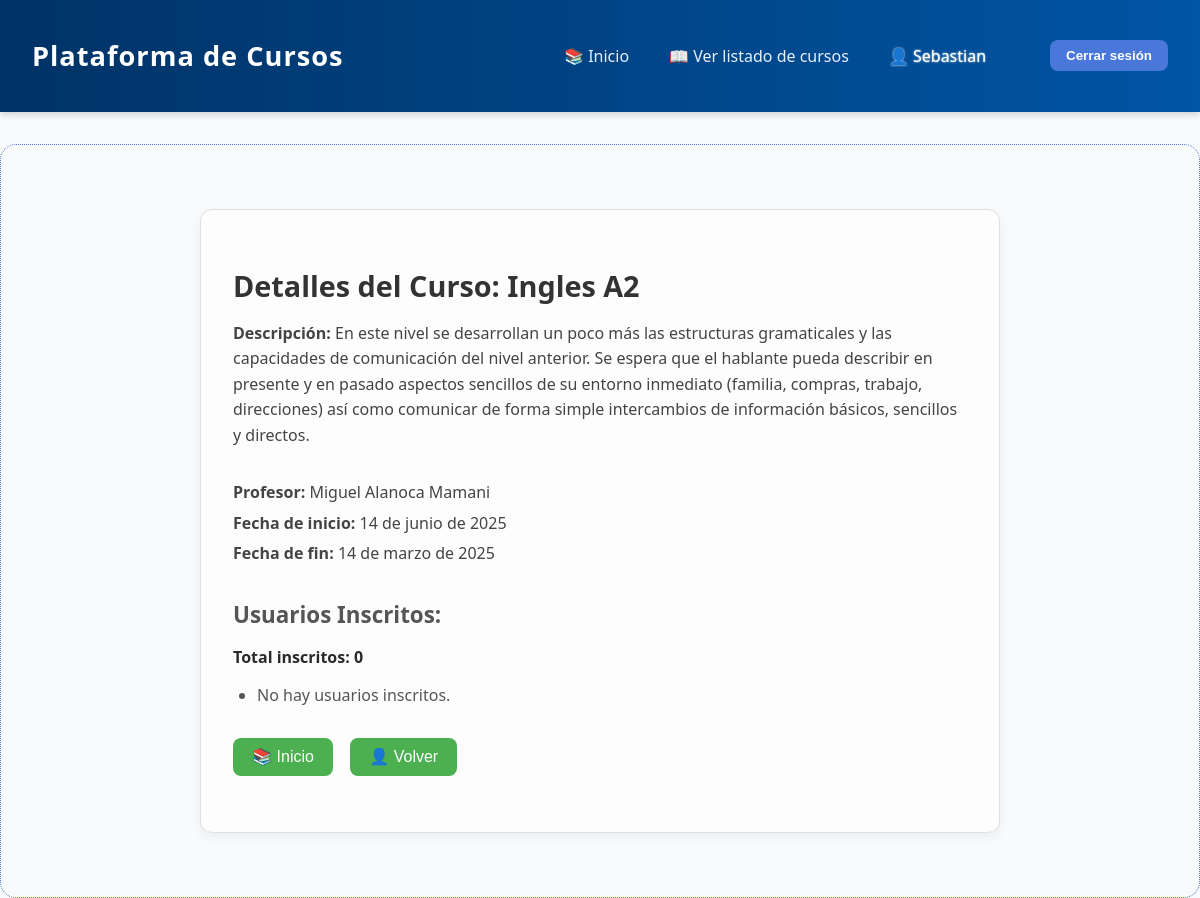
/curso/2/ (signed in), run on an earlier commit of the app's database.
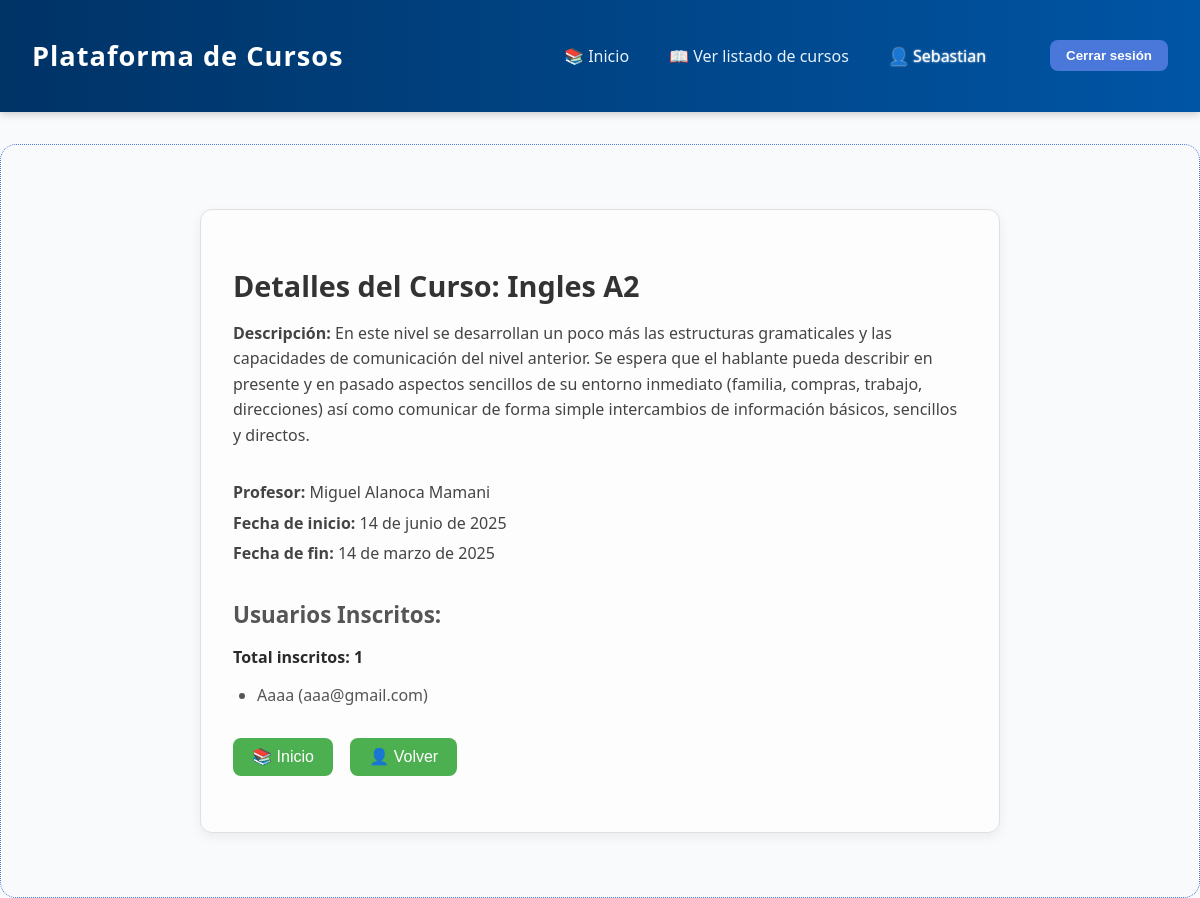
And on a later commit of the database.
### cursos/models.py (models this page shows, shortened)
class Inscripcion(models.Model):
    user = models.ForeignKey(User, on_delete=models.CASCADE, null=True, blank=True)
    nombre_estudiante = models.CharField(max_length=100)
    email_estudiante = models.EmailField()
    fecha_inscripcion = models.DateField(auto_now_add=True)
    curso = models.ForeignKey(Curso, on_delete=models.CASCADE)

### cursos/views.py (the view)
# urls.py: path("curso/<int:curso_id>/", views.detalle_curso, name="detalle_curso"),
@login_required
def detalle_curso(request, curso_id):
    curso = get_object_or_404(Curso, id=curso_id)
    inscripciones = Inscripcion.objects.filter(curso=curso)
    es_profesor = hasattr(request.user, 'profesor')
    esta_inscrito = Inscripcion.objects.filter(user=request.user, curso=curso).exists() if request.user.is_authenticated else False
    return render(request, 'cursos/detalle_Cursos.html', {
        'curso': curso,
        'inscripciones': inscripciones,
        'es_profesor': es_profesor,
        'esta_inscrito': esta_inscrito
    })

### cursos/templates/cursos/detalle_Cursos.html (shortened to what this page needs)
{% extends 'cursos/base.html' %}
{% block content %}
<div class="curso-container">
    <h2 class="curso-titulo">Detalles del Curso: {{ curso.titulo }}</h2>
    <div class="curso-detalle">
        <p><strong>Descripción:</strong> {{ curso.descripcion }}</p><br>
        <p><strong>Profesor:</strong> {{ curso.profesor.nombre }}</p>
        <p><strong>Fecha de inicio:</strong> {{ curso.fecha_inicio }}</p>
        <p><strong>Fecha de fin:</strong> {{ curso.fecha_fin }}</p>
    </div>
    <h3 class="curso-subtitulo">Usuarios Inscritos:</h3>
    <p class="curso-inscritos-total">Total inscritos: {{ inscripciones|length }}</p>
    <ul class="curso-lista-inscritos">
        {% for inscripcion in inscripciones %}
            <li>
                {% if inscripcion.user %}
                    {{ inscripcion.user.username }} ({{ inscripcion.email_estudiante }})
                {% else %}
                    {{ inscripcion.nombre_estudiante }} ({{ inscripcion.email_estudiante }})
                {% endif %}
            </li>
        {% empty %}
            <li>No hay usuarios inscritos.</li>
        {% endfor %}
    </ul>
    <div class="curso-botones">
        {% if es_profesor %}
            <a href="{% url 'dashboard' %}"><button class="curso-btn">📚 Inicio</button></a>
            <a href="{% url 'perfil_usuario' %}"><button class="curso-btn">👤 Volver</button></a>
        {% else %}
            <a href="{% url 'lista_cursos' %}"><button class="curso-btn">Volver</button></a>
        {% endif %}
    </div>
</div>
{% endblock %}

What changed in the data, as far as the page shows it:
added Inscripcion: user.username "Aaaa", email_estudiante "aaa@gmail.com"
Also different on the page:
{{ inscripciones|length }}: "0" → "1"
text no longer shown: "No hay usuarios inscritos."
